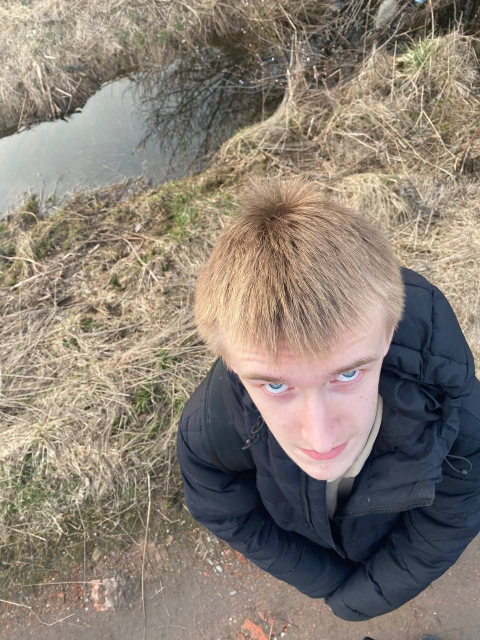
#> input picture Images/mavver/photo_2024-04-11_13-06-42.jpg, 960 x 1280 px (shown at 1/2 size); its folder holds 4 pictures in this run
$ python generator.py
#> lines starting #> are read from the running program, lines starting #| are printed output that depends on the picture
import os
import shutil
from PIL import Image, ImageFilter
import json

INPUT_DIR = os.path.join('Images', 'mavver')
OUTPUT_DIR = 'build'
IMG_OUTPUT = os.path.join(OUTPUT_DIR, 'assets')
BLUR_OUTPUT = os.path.join(OUTPUT_DIR, 'blur')

TEMPLATE_NAME = 'index.html'
CSS_NAME = 'style.css'
SCRIPT_NAME = 'script.js'

def build():
    if not os.path.exists(INPUT_DIR):
        print("Папка не найдена")
        return

    if os.path.exists(OUTPUT_DIR):
        shutil.rmtree(OUTPUT_DIR)

    os.makedirs(IMG_OUTPUT)
    os.makedirs(BLUR_OUTPUT)

    valid_exts = ('.jpg', '.jpeg', '.png', '.webp', '.heic')
    raw_files = [f for f in os.listdir(INPUT_DIR) if f.lower().endswith(valid_exts)]

    processed = []

    for i, name in enumerate(raw_files):
        input_path = os.path.join(INPUT_DIR, name)
        new_name = f"img_{i}.jpg"

        full_path = os.path.join(IMG_OUTPUT, new_name)
        blur_path = os.path.join(BLUR_OUTPUT, new_name)

        with Image.open(input_path) as img:
#> img is the input picture: PIL image 960x1280 RGB; mean R, G, B 138.1, 127.7, 117.1
            img = img.convert('RGB')

            img.save(full_path, 'JPEG', quality=85)

            small = img.resize((40, 40))
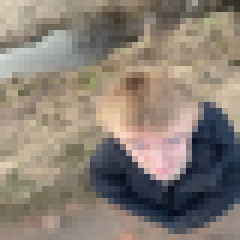
#> small: PIL image 40x40 RGB (shown 6 times larger); mean R, G, B 138.1, 127.7, 117.1
            small = small.filter(ImageFilter.GaussianBlur(6))
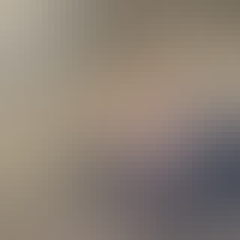
#> small: PIL image 40x40 RGB (shown 6 times larger); mean R, G, B 140, 129.1, 118.3
            small.save(blur_path, 'JPEG', quality=30)

        processed.append(new_name)
#> pass 2 of the loop in build, `for i, name in enumerate(raw_files):`:
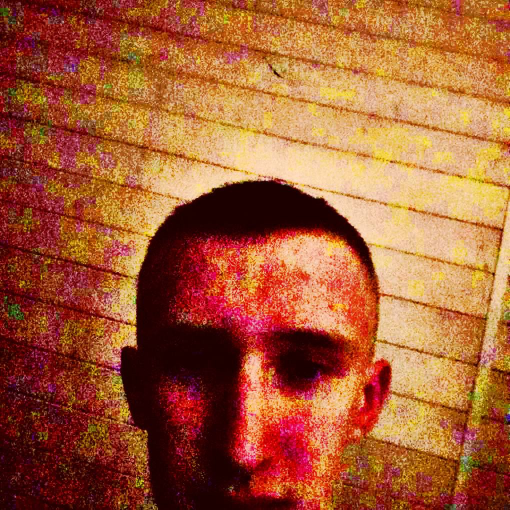
#> input picture Images/mavver/photo_2024-11-11_10-24-52.jpg, 1020 x 1020 px (shown at 1/2 size)
#> in build, img is the input picture: PIL image 1020x1020 RGB; mean R, G, B 165.4, 92.3, 53.5
#> in build, `small = img.resize((40, 40))`:
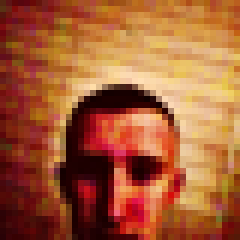
#> small: PIL image 40x40 RGB (shown 6 times larger); mean R, G, B 165.5, 92.4, 53.6
#> in build, `small = small.filter(ImageFilter.GaussianBlur(6))`:
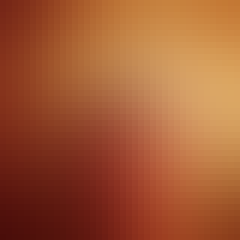
#> small: PIL image 40x40 RGB (shown 6 times larger); mean R, G, B 162.2, 89.5, 51.8
#> pass 3 of the loop in build, `for i, name in enumerate(raw_files):`:
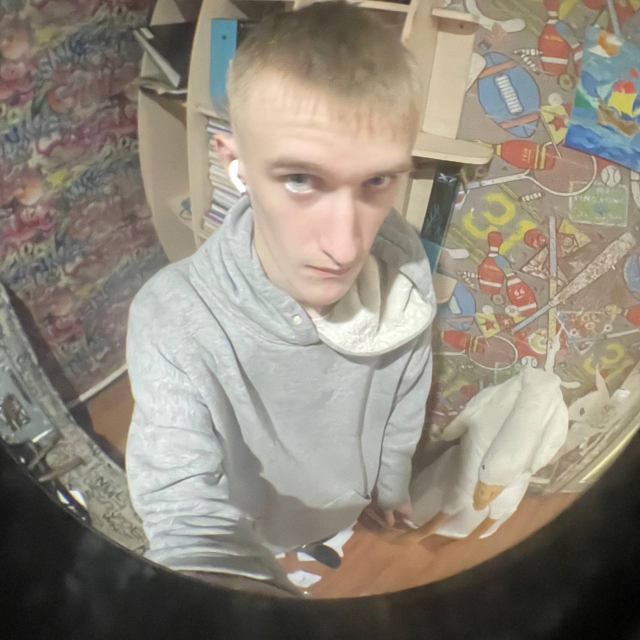
#> input picture Images/mavver/photo_2024-11-19_23-33-36.jpg, 1280 x 1280 px (shown at 1/2 size)
#> in build, img is the input picture: PIL image 1280x1280 RGB; mean R, G, B 143.3, 135.5, 123.2
#> in build, `small = img.resize((40, 40))`:
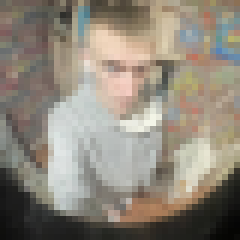
#> small: PIL image 40x40 RGB (shown 6 times larger); mean R, G, B 143.3, 135.5, 123.2
#> in build, `small = small.filter(ImageFilter.GaussianBlur(6))`:
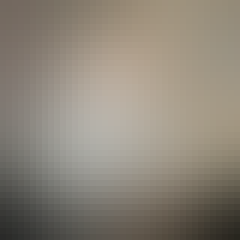
#> small: PIL image 40x40 RGB (shown 6 times larger); mean R, G, B 140.4, 132.8, 120.6
#> the loop made 4 passes; the first 3 are shown

    # Копируем CSS
    shutil.copy(CSS_NAME, os.path.join(OUTPUT_DIR, CSS_NAME))

    # Обрабатываем SCRIPT (ВАЖНО)
#> (the run stopped early here; a loop or call above may not have finished)
